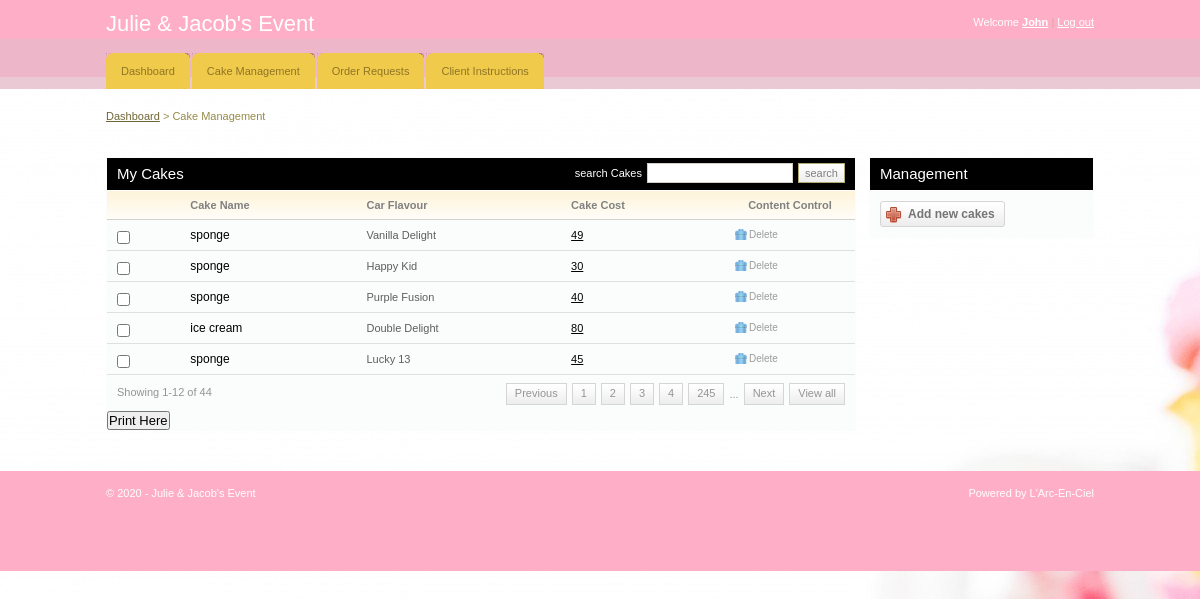
The app's page /admin/cake_management.php (signed in) with its own data.
### tables this page shows
CREATE TABLE `cake` (
  `cake_id` int(11) NOT NULL,
  `cake_name` varchar(255) NOT NULL,
  `cake_type` enum('sponge','chesse','ice cream') DEFAULT NULL,
  `image` text NOT NULL,
  `cake_cost` int(11) NOT NULL,
  `cake_flavour` varchar(255) NOT NULL,
  `status` varchar(255) NOT NULL
);

### admin/cake_management.php (the view, shortened to what this page needs)
<!DOCTYPE html PUBLIC "-//W3C//DTD XHTML 1.0 Transitional//EN" "http://www.w3.org/TR/xhtml1/DTD/xhtml1-transitional.dtd">
<html xmlns="http://www.w3.org/1999/xhtml">
<head>
	<link rel="stylesheet" href="css/style.css" type="text/css" media="all" />
</head>
<body>
<div id="header">
	<div class="shell">
		<?php
			include 'menu.php';
		?>
		</div>
	</div>
<div id="container">
	<div class="shell">
		<div class="small-nav">
			<a href="index.php">Dashboard</a>
			<span>&gt;</span>
			Cake Management
		</div>
		<br />
		<div id="main">
			<div id="content">
				<div class="box">
					<div class="box-head">
						<h2 class="left">My Cakes</h2>
						<div class="right">
							<label>search Cakes</label>
							<input type="text" class="field small-field" />
							<input type="submit" class="button" value="search" />
						</div>
					</div>
					<div class="table">
						<table width="100%" border="0" cellspacing="0" cellpadding="0">
							<tr>
								<th></th>
								<th>Cake Name</th>
								<th>Car Flavour</th>
								<th>Cake Cost</th>
								<th width="110" class="ac">Content Control</th>
							</tr>
							<?php
								include '../includes/config.php';
								$select = "SELECT * FROM cake WHERE status = 'Available'";
								$result = $conn->query($select);
								while($row = $result->fetch_assoc()){
							?>
							<tr>
								<td><input type="checkbox" class="checkbox" /></td>
								<td><h3><a href="#"><?php echo $row['cake_type'] ?></a></h3></td>
								<td><?php echo $row['cake_name'] ?></td>
								<td><a href="#"><?php echo $row['cake_cost'] ?></a></td>
								<td><a href="javascript:sureToApprove(<?php echo $row['cake_id'];?>)" class="ico del">Delete</a></td>
							</tr>
							<?php
								}
							?>
						</table>
						<div class="pagging">
							<div class="left">Showing 1-12 of 44</div>
							<div class="right">
								<a href="#">Previous</a>
								<a href="#">1</a>
								<a href="#">2</a>
								<a href="#">3</a>
								<a href="#">4</a>
								<a href="#">245</a>
								<span>...</span>
								<a href="#">Next</a>
								<a href="#">View all</a>
							</div>
						</div>
					</div>
					<h2><input type="submit" onclick="window.print()" value="Print Here" /></h2>
				</div>
			</div>
			<div id="sidebar">
				<div class="box">
					<div class="box-head">
						<h2>Management</h2>
					</div>
					<div class="box-content">
						<a href="add_cake.php" class="add-button"><span>Add new cakes</span></a>
					</div>
				</div>
			</div>
		</div>
	</div>
</div>
<div id="footer">
	<div class="shell">
		<span class="left">&copy; 2020 - Julie & Jacob's Event</span>
		<span class="right">
			Powered by L'Arc-En-Ciel</a>
		</span>
	</div>
</div>
</body>
</html>

### admin/menu.php (shortened to what this page needs)
<div id="top">
			<h1><a href="dashboard.php">Julie & Jacob's Event</a></h1>
			<div id="top-navigation">
				Welcome <a href="#"><strong><?php echo $_SESSION['uname']?></strong></a>
				<span>|</span>
				<a href="logout.php">Log out</a>
			</div>
		</div>
<div id="navigation">
			<ul>
			    <li><a href="dashboard.php"><span>Dashboard</span></a></li>
			    <li><a href="cake_management.php"><span>Cake Management</span></a></li>
			    <li><a href="client_requests.php"><span>Order Requests</span></a></li>
			    <li><a href="index.php"><span>Client Instructions</span></a></li>
			</ul>
		</div>

### admin/css/style.css (style rules this page uses)
* { padding:0; margin:0; outline:0; }
body { background:#a5a5a570; background-image: url("images/background.jpg"); font-family: Verdana, sans-serif; font-size:11px; line-height:14px; color:#5e5e5e; }
input, textarea, select { font-family: Verdana, sans-serif; font-size:13px; }
.field { border:solid 1px #d3cfc7; background:#fff; padding:5px; }
.small-field { border:solid 1px #d3cfc7; background:#fff; padding:3px 1px; font-size:11px; }
.checkbox { width:13px; height:13px; vertical-align:top; position:relative; top:2px; }
.button { background:#eee url(images/button.gif) repeat-x 0 0; border:solid 1px #b1a874; color:#7f7f7f; font-size:11px; padding:2px 6px 2px 6px; cursor:pointer; line-height:14px !important; }
a { color:#000000; text-decoration: underline; cursor:pointer; }
.left, .alignleft { float:left; display:inline; }
.right, .alignright { float:right; display:inline; }
.ac { text-align: center !important; }
h1 { font-size:22px; line-height:24px; color:#fff; font-weight: normal; }
h1 a { color:#fff; text-decoration: none; }
h2 { font-size:15px; font-weight: normal; }
h3 { font-size:12px; line-height:14px; font-weight: normal; }
h3 a { text-decoration: none; }
.shell { width:988px; margin:0 auto; }
#header { height:89px; background:url(images/header.gif); white-space:nowrap; }
#header h1 { float:left; display:inline; padding-top:12px; }
#top-navigation { float:right; white-space:nowrap; color:#fff; padding-top:15px; }
#top-navigation a { color:#fff; }
#top-navigation span { color:#dca598; }
#top { height:53px; }
#navigation { height:36px; }
#navigation ul { list-style-type: none; }
#navigation ul li { float:left; display:inline; margin-right:2px; }
#navigation ul li a, #navigation ul li a span { float:left; height:36px; background:url(images/tab.gif) no-repeat 0 0; padding:0 0 0 15px; }
#navigation ul li a span { background-position:right 0; padding:0 15px 0 0; }
#navigation ul li a { line-height:36px; color:#907525; text-decoration: none; }
#container { padding:20px 0; }
.small-nav { color:#978b48; padding-bottom:20px; }
.small-nav a { color:#6f6636; }
#content { float:left; width:750px; }
#sidebar { float:right; width:225px; }
.table th { background:#fffdfa url(images/th.gif) repeat-x 0 0; color:#818181; text-align: left; padding:7px 10px; border-bottom:solid 1px #d2d1cb; }
.table td { background:#fbfcfc; border-bottom:solid 1px #e0e0e0; padding:8px 10px; }
.box { background:#fbfcfc; height:100%; padding:1px; margin-bottom:20px; }
.box-head { background:#000000; height:32px; color:#fff; padding: 0 10px; line-height:32px; white-space:nowrap; border-bottom:solid 1px #fff; }
.box-head .right { padding-top:5px; line-height:13px; }
.box-head .right label, .box-head .right input { float:left; }
.box-head .right label { padding:4px 0 0 0; }
.box-head .right input { margin-left:5px; }
.pagging { height:20px; padding:8px 10px; line-height:19px; color:#949494; }
.pagging a { background:url(images/pagging.gif) repeat-x 0 0; height:20px; float:left; padding:0 8px; border:solid 1px #d5d5d5; text-decoration: none; color:#949494; margin-left:5px; }
.pagging span { float:left; margin-left:5px; padding-top:2px; }
a.ico { color:#9d9c9a; font-size:10px; text-decoration: none; padding:0 0 0 14px; background-repeat:no-repeat; background-position:0 0; }
a.del { background-image:url(images/del.gif) }
.box-content { padding:10px; }
.add-button, .add-button span { float:left; height:26px; background:url(images/add-button.gif) no-repeat 0 0; padding:0 0 0 28px; }
.add-button span { background-position:right 0; padding:0 10px 0 0; }
.add-button { font-weight: bold; font-size:12px; color:#747474; text-decoration: none; line-height:26px; }
#footer { height:100px; background:url(images/footer.gif); line-height:44px; color:#fff; }

### records on screen
cake: cake_type "sponge", cake_name "Vanilla Delight", cake_cost "49"
cake: cake_type "sponge", cake_name "Happy Kid", cake_cost "30"
cake: cake_type "sponge", cake_name "Purple Fusion", cake_cost "40"
cake: cake_type "ice cream", cake_name "Double Delight", cake_cost "80"
cake: cake_type "sponge", cake_name "Lucky 13", cake_cost "45"

### other values on screen
$_SESSION['uname'] "John"
